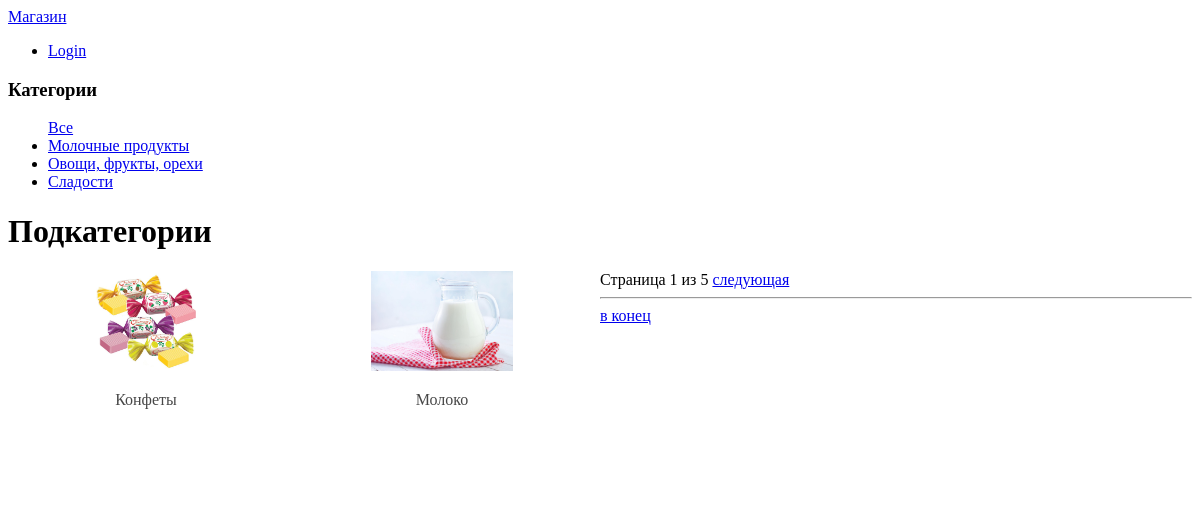
The page / on the database its author committed.
### mainapp/models.py (models this page shows, shortened)
class Category(models.Model):
    name = models.CharField(max_length=200, db_index=True)
    slug = models.SlugField(max_length=200, db_index=True, unique=True)
    image = models.ImageField(upload_to='templates/categories/', blank=True)
    class Meta:
        ordering = ('name',)
        verbose_name = 'Категория'
        verbose_name_plural = 'Категории'

class Subcategory(Category):
    class Meta:
        ordering = ('name',)
        verbose_name = 'Подкатегория'
        verbose_name_plural = 'Подкатегории'
    category = models.ForeignKey(Category, related_name='categories', on_delete=models.CASCADE)

### mainapp/views.py (the view)
# urls.py: path('', views.category_list, name='category_list'),
def category_list(request, category_slug=None):
    category = None
    categories = Category.objects.filter(subcategory=None)
    subcategories = Subcategory.objects.all()
    if category_slug:
        category = get_object_or_404(Category, slug=category_slug)
        subcategories = subcategories.filter(category=category)
    paginator = Paginator(subcategories, 2)
    page_number = request.GET.get('page')
    page_obj = paginator.get_page(page_number)
    token_auth(request)
    return render(request,
                  'shop/category_list.html',
                  {'category': category,
                   'categories': categories,
                   'subcategories': subcategories,
                   'page_obj': page_obj,
                   })

### cart/context_processors.py (called while the page is built)
def cart(request):
    return {'cart': Cart(request)}

### mainapp/views.py (called while the page is built)
def token_auth(request):
    try:
        user_token = request.headers.get('Authorization')
        words, token = user_token.split(' ')
        get_object_or_404(Token, key=token)
        request.user = {'is_authenticated': True}
        return(request)
    except:
        pass

### templates/shop/category_list.html (shortened to what this page needs)
{% extends "shop/base.html" %}
{% load static %}
{% block content %}
    <div id="sidebar">
        <h3>Категории</h3>
        <ul>
            <li class="selected">
                <a href="/">Все</a>
            </li>
            {% for c in categories %}
                <li {% if category.slug == c.slug %}class="selected"{% endif %}>
                    <a href="/category/{{c.slug}}/">{{ c.name }}</a>
                </li>
            {% endfor %}
        </ul>
    </div>
    <div id="main" class="product-list">
        <h1>{% if category %}{{ category.name }}{% else %}Подкатегории{% endif %}</h1>
        {% for cat in page_obj %}
            <div class="item">
                <a href="/product/{{cat.slug}}/">
                    <img src="{% if cat.image %}{{ cat.image.url }}{% else %}{% static 'img/no_image.png' %}{% endif %}">
                </a>
               <a href="/product/{{cat.slug}}/">{{ cat.name }}</a>
            </div>
        {% endfor %}
    </div>
<div class="pagination">
    <span class="step-links">
        <span class="current">
            Страница {{ page_obj.number }} из {{ page_obj.paginator.num_pages }}
        </span>
        {% if page_obj.has_next %}
            <a href="?page={{ page_obj.next_page_number }}">следующая</a><hr>
            <a href="?page={{ page_obj.paginator.num_pages }}">в конец</a>
        {% endif %}
    </span>
</div>
{% endblock %}

### templates/shop/base.html (shortened to what this page needs)
<!DOCTYPE html>
<html lang="ru">
<head>
    {% load static %}
    <link href="{% static 'css/base.css' %}" rel="stylesheet">
</head>
<body>
<div id="header">
    <a href="/" class="logo">Магазин</a>
</div>
<div id="subheader">
    {% if user.is_authenticated %}
    <div class="cart">
       {% with total_items=cart|length %}
        {% if cart|length > 0 %}
            В корзине:
            <a id="cart_length_sum" href="/cart/">
                {{ total_items }}{% if cart|length == 1%} товар {%else%} товара{%endif%}
                на {{ cart.get_total_price }}руб.
            </a>
        {% else %}
            Корзина пуста
        {% endif %}
    {% endwith %}
        {% else %}
            <ul class="sidebar-nav">
   {% if user.is_authenticated %}
     <li><a href="{% url 'logout'%}?next={{request.path}}">Logout</a></li>
   {% else %}
     <li><a href="{% url 'login'%}?next={{request.path}}">Login</a></li>
   {% endif %}
                {% endif %}
  </ul>
    </div>
<div id="content">
    {% block content %}
    {% endblock %}
</div>
</body>
</html>

### static/css/base.css (style rules this page uses)
.selected { display: block; width: 100%; float: left; transition: width .2s; }
.item { display: block; width: 100%; float: left; transition: width .2s; }
@media only screen and (min-width: 450px) { .item { width: 50%; } }
@media only screen and (min-width: 768px) { .item { width: 33.333%; } }
@media only screen and (min-width: 1000px) { .item { width: 25%; } }
@media only screen and (min-width: 1000px) { .item a { display: block; position: relative; background: #fff; margin: 0 20px 20px 0; text-decoration: none; text-align:center; color: #474747; z-index: 0; height: 100px; } }
@media only screen and (min-width: 1000px) { .item img { position: absolute; top: 0; bottom: 0; left: 0; right: 0; max-width: 100%; max-height: 100%; margin: auto; transition: transform .4s ease-out; } }

### rows shown on the page
Category: name "Молочные продукты"
Category: name "Овощи, фрукты, орехи"
Category: name "Сладости"
Subcategory: image (picture), name "Конфеты"
Subcategory: image (picture), name "Молоко"

### other values the page prints
{{ page_obj.number }} "1"
{{ page_obj.paginator.num_pages }} "5"
